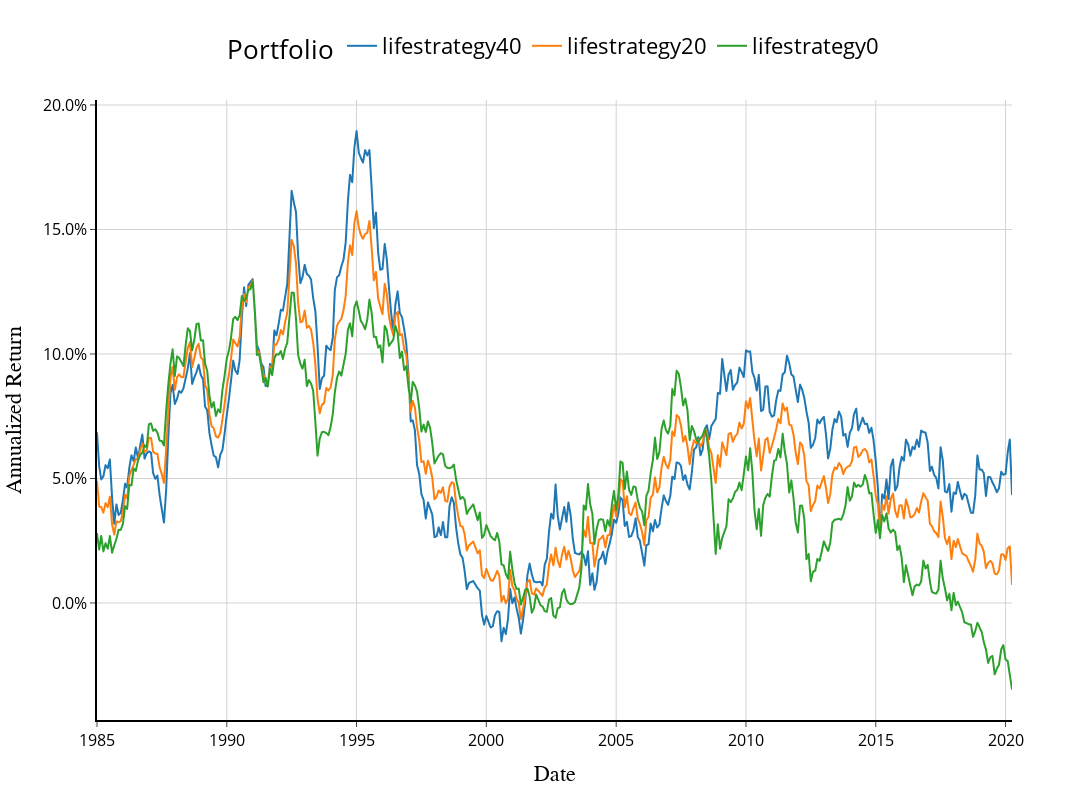

The cell this chart's notebook holds for it:
### Code cell
plot_annualized_returns_streamlit(final_results)

### Figure 1 — Plotly figure (JSON) as saved in the notebook; plotly's stock layout.template omitted (floating-point values rounded to 4 significant figures; data arrays with more than 128 entries replaced by an {"elided": "..."} marker saying what was removed)
{"data": [{"hovertemplate": "<b>%{fullData.name}</b><br>Date: %{x|%b %Y}<br>Annualized Return: %{y:.2f}%<extra></extra>", "legendgroup": "lifestrategy40", "line": {"color": "#1F77B4", "dash": "solid"}, "marker": {"symbol": "circle"}, "mode": "lines", "name": "lifestrategy40", "showlegend": true, "type": "scattergl", "x": {"elided": "417 str values"}, "xaxis": "x", "y": {"elided": "417 float values"}, "yaxis": "y"}, {"hovertemplate": "<b>%{fullData.name}</b><br>Date: %{x|%b %Y}<br>Annualized Return: %{y:.2f}%<extra></extra>", "legendgroup": "lifestrategy20", "line": {"color": "#FF7F0E", "dash": "solid"}, "marker": {"symbol": "circle"}, "mode": "lines", "name": "lifestrategy20", "showlegend": true, "type": "scattergl", "x": {"elided": "417 str values"}, "xaxis": "x", "y": {"elided": "417 float values"}, "yaxis": "y"}, {"hovertemplate": "<b>%{fullData.name}</b><br>Date: %{x|%b %Y}<br>Annualized Return: %{y:.2f}%<extra></extra>", "legendgroup": "lifestrategy0", "line": {"color": "#2CA02C", "dash": "solid"}, "marker": {"symbol": "circle"}, "mode": "lines", "name": "lifestrategy0", "showlegend": true, "type": "scattergl", "x": {"elided": "417 str values"}, "xaxis": "x", "y": {"elided": "417 float values"}, "yaxis": "y"}], "layout": {"font": {"color": "black"}, "height": 800, "legend": {"font": {"size": 22}, "orientation": "h", "title": {"text": "Portfolio"}, "tracegroupgap": 0, "x": 0.5, "xanchor": "center", "y": 1.05, "yanchor": "bottom"}, "title": {"font": {"family": "Arial", "size": 25}, "text": " "}, "width": 1200, "xaxis": {"anchor": "y", "domain": [0, 1], "gridcolor": "lightgray", "gridwidth": 1, "linecolor": "black", "linewidth": 2, "showgrid": true, "tickfont": {"color": "black", "size": 16}, "tickformat": "%Y", "title": {"font": {"color": "black", "family": "Arial", "size": 22}, "text": "Date"}}, "yaxis": {"anchor": "x", "domain": [0, 1], "gridcolor": "lightgray", "gridwidth": 1, "linecolor": "black", "linewidth": 2, "showgrid": true, "tickfont": {"color": "black", "size": 16}, "tickformat": ".1f", "tickprefix": "", "ticksuffix": "%", "title": {"font": {"color": "black", "family": "Arial", "size": 22}, "text": "Annualized Return"}}}}
